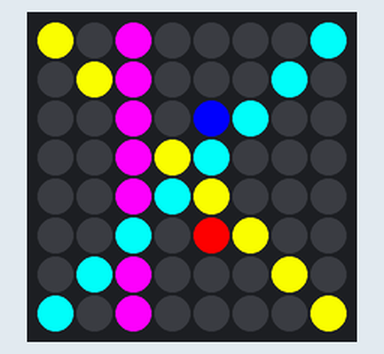
A program run on a simulated Raspberry Pi (BCM pin numbers) with a Sense HAT. Shown: the Sense HAT's 8×8 RGB LED matrix. What the program prints to the terminal is not drawn. At 0.0 s the program stops and its outputs stay as they are.

Above: at 0.1 s.

The program:

Class_MySenseHat_Deniz_Sirikli.py
```python
#!/usr/bin/python3

from sense_hat import SenseHat

class MySenseHat(SenseHat):
    def __init__(self):
        super().__init__()

    def set_pixel(self, x, y, r, g, b):
        try:
            x = int(round(float(x)))
            y = int(round(float(y)))
        except (ValueError, TypeError):
            print(f"Ungültige Koordinaten: x={x}, y={y}")
            return

        if 0 <= x < 8 and 0 <= y < 8:
            super().set_pixel(x, y, r, g, b)
        else:
            print(f"Pixel ausserhalb der Grenzen: x={x}, y={y}")

    def draw_line(self, x_start, y_start, x_end, y_end, r, g, b):
        try:
            x_start = int(round(float(x_start)))
            y_start = int(round(float(y_start)))
            x_end = int(round(float(x_end)))
            y_end = int(round(float(y_end)))
        except (ValueError, TypeError):
            print("Ungültige Start-/Endkoordinaten")
            return

        dx = x_end - x_start
        dy = y_end - y_start

        if dx == 0:
            y_range = range(min(y_start, y_end), max(y_start, y_end) + 1)
            for y in y_range:
                self.set_pixel(x_start, y, r, g, b)
        else:
            a = dy / dx
            b_line = y_start - a * x_start

            if abs(a) <= 1:
                x_range = range(min(x_start, x_end), max(x_start, x_end) + 1)
                for x in x_range:
                    y = a * x + b_line
                    self.set_pixel(x, y, r, g, b)
            else:
                y_range = range(min(y_start, y_end), max(y_start, y_end) + 1)
                for y in y_range:
                    if a != 0:
                        x = (y - b_line) / a
                    else:
                        x = x_start
                    self.set_pixel(x, y, r, g, b)

if __name__ == "__main__":
    sense = MySenseHat()
    # Test: Pixel setzen
    sense.set_pixel(4, 5, 255, 0, 0)      # Rot
    sense.set_pixel(8, 5, 0, 255, 0)      # Grün, sollte Fehler ausgeben

    # Test: Dezimal und String
    sense.set_pixel("3.7", "2.2", 0, 0, 255)  # Blau

    # Test: Linie
    sense.draw_line(0, 0, 7, 7, 255, 255, 0)  # Diagonal
    sense.draw_line(2, 0, 2, 7, 255, 0, 255)  # Vertikal
    sense.draw_line(0, 7, 7, 0, 0, 255, 255)  # Andere Diagonale
    #sense.clear()
```
